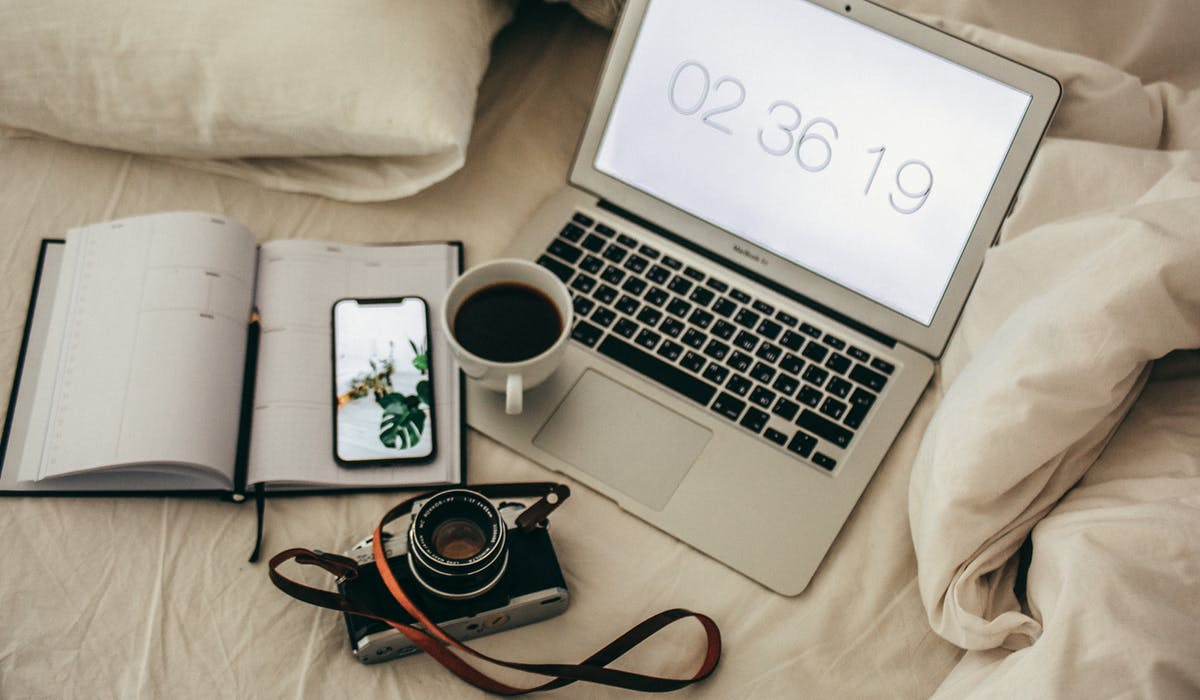
#> input picture pexels.jpeg, 1200 x 700 px
$ jupyter execute --allow-errors 'YOLO Object Detection Using OpenCV And Python1.ipynb'
#> lines starting #> are read from the running program, lines starting #| are printed output that depends on the picture
# IOT & COMPUTER VISION Internship

# AUTHOR : Yash Joshi

# TASK 1: Object Detection using YOLO and OpenCV

# GRIP@SPARK FOUNDATION

#

#

#

## What is YOLO?

### YOLO algorithem is an algorithem based on regression,It exapnds as You Only Look Once, Instead of selecting the interesting part of an image predicts classes and bounding boxes for the whole image in one run of the algorithm.

#

#

#

### So let's get started

#### Importing all packages that is being used for object detection such as Matplotlib which is a plotting library for the Python.
#### Numpy for large, multi-dimensional arrays and matrices, along with a large collection of high-level mathematical functions to operate on these arrays.
#### OpenCV, It is a huge open-source library for computer vision, machine learning, and image processing.

[cell 1]
import cv2
import matplotlib.pyplot as plt
import numpy as np

#

#

#

### ** So the first thing we do is to read the image using open CV and plot using the following command.

[cell 2]
image= cv2.imread("./pexels.jpeg")  # As image is in same file path we don't require to add path of the image.
#> image is the input picture: shape (700, 1200, 3); mean B, G, R 136.7, 151.5, 159.8
plt.imshow(image)

#

#

#


### ** As we see output from the last command It shows or reads the image in BRG format so we need to convert it into the RGB and than we are going to plot   it.

[cell 3]
new_image=cv2.cvtColor(image, cv2.COLOR_BGR2RGB)
plt.imshow(new_image)

#

#

#

## Below written line reads the weights and config file and creates the network.

#> (a cell that did not finish here is left out)

#

#

#

## Now we are going to use coco file for Naming the class of the object

[cell 5]
classes=[]   #creating list of Classes

#> (the rest of this cell did not finish here and is left out)

#

#

#

## Below line prepares the input image to run through the deep neural network.

[cell 6]
img= cv2.imread("./pexels.jpeg")
blob=cv2.dnn.blobFromImage(img,1/255,(320,320),(0,0,0),swapRB=True,crop=False)

[cell 7]
blob.shape


x= blob[0].reshape(320,320,3)
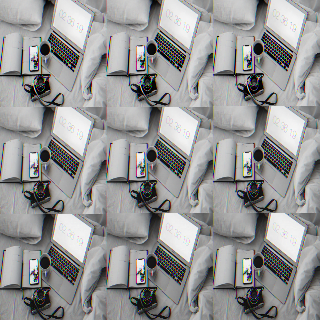
#> x: shape (320, 320, 3) float32; mean of channels 0, 1, 2 0.585, 0.585, 0.585; drawn as B, G, R
plt.imshow(x)

#> (a cell that did not finish here is left out)

#

#

#

## Below line draws rectangle over the given predicted region and writes class name over the box. And this will be our output.

#> (a cell that did not finish here is left out)

#

#

#

### Now we need to find where we need to put our boxes or where the objects are so that we will define the list and according to the condition we will append the list.

[cell 10]
boxes=[]
confidences=[]
class_ids=[]

#> (the rest of this cell did not finish here and is left out)

[cell 11]
len(boxes)

#

#

#

## Now we have to add this bonding boxes to our Images Using this below function

[cell 12]
indexes=cv2.dnn.NMSBoxes(boxes,confidences,0.5,0.4)

#

#

#

## For font type and colors

[cell 13]
font= cv2.FONT_HERSHEY_PLAIN
colors=np.random.uniform(0,255,size=(len(boxes),3))

#

#

#

## For each and evry object over there, We will add bounding boxes to this.

#> (a cell that did not finish here is left out)

#

#

#

# Finally we are going to detect objects of the image and for ploting that

[cell 15]
plt.imshow(img)

[cell 16]
cv2.imwrite("./Detected.jpg",img)
#> Out = True
